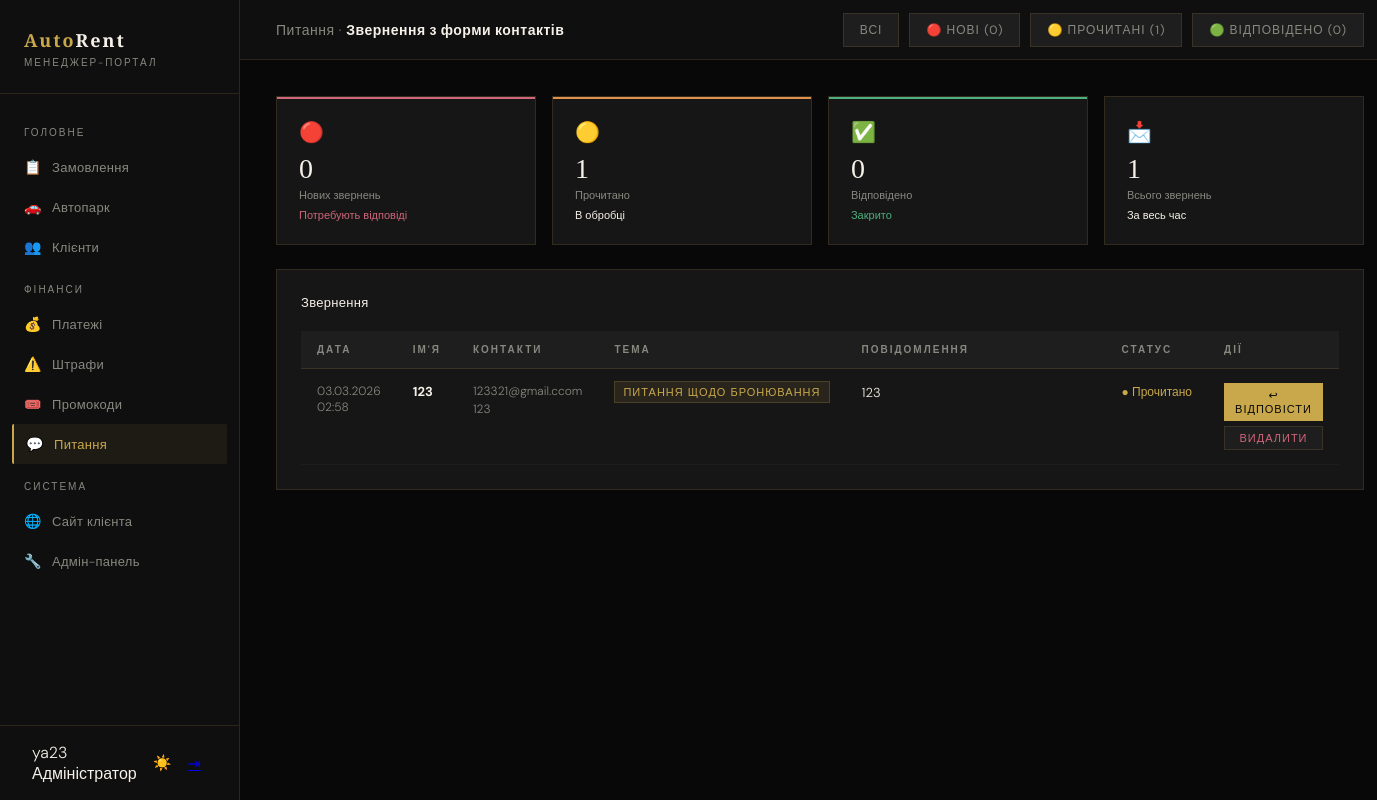
Page /manager/inquiries/ (signed in) on the earlier database version.
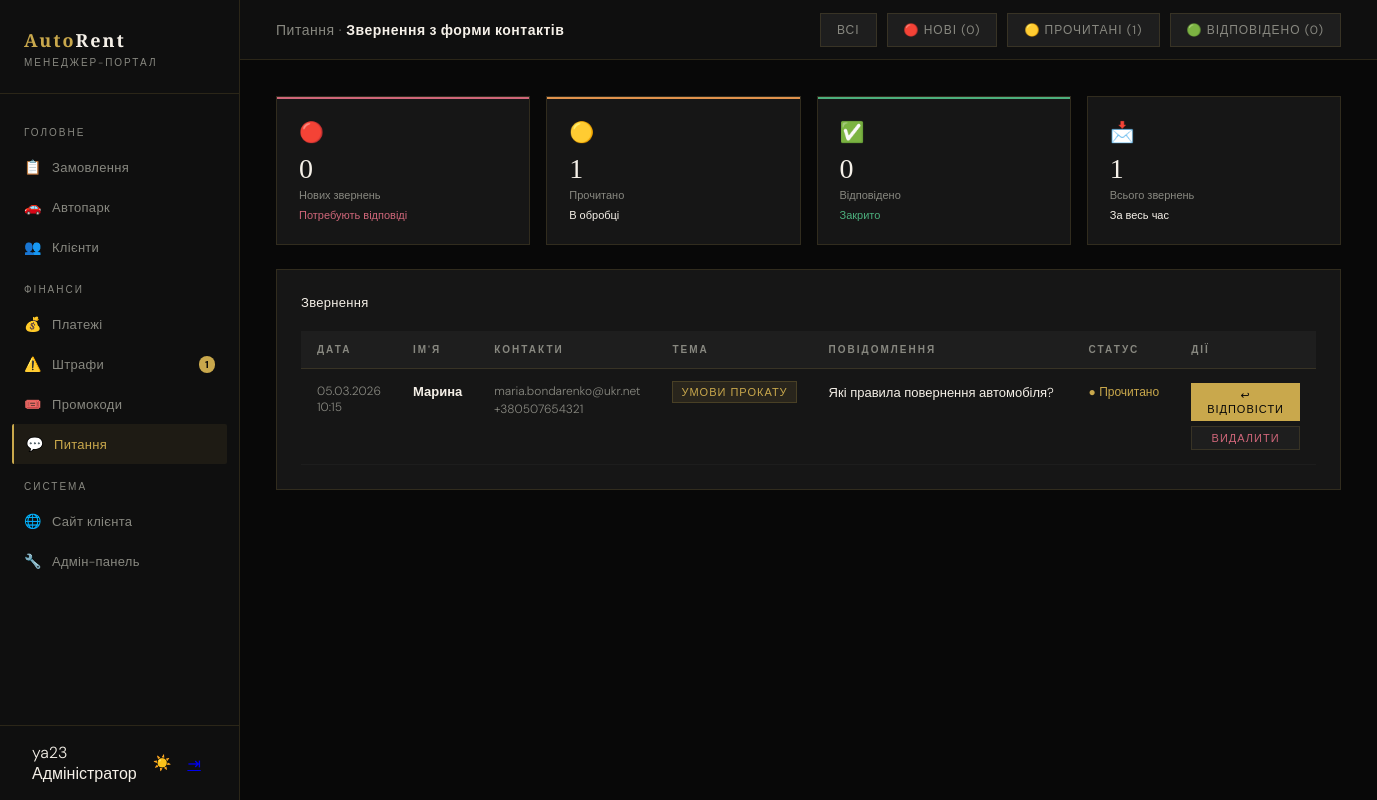
Same page on the later database version.
### core/models.py (models this page shows, shortened)
class ContactMessage(models.Model):
    STATUS = [('new','Нове'),('read','Прочитано'),('replied','Відповідено')]
    SUBJECTS = [
        ('booking', 'Питання щодо бронювання'),
        ('conditions', 'Умови прокату'),
        ('support', 'Технічна підтримка'),
        ('corporate', 'Корпоративне співробітництво'),
        ('other', 'Інше'),
    ]
    name       = models.CharField('Ім\'я', max_length=100)
    phone      = models.CharField('Телефон', max_length=30, blank=True)
    email      = models.EmailField('Email')
    subject    = models.CharField('Тема', max_length=20, choices=SUBJECTS, default='other')
    message    = models.TextField('Повідомлення')
    status     = models.CharField('Статус', max_length=10, choices=STATUS, default='new')
    created_at = models.DateTimeField('Дата', auto_now_add=True)
    reply      = models.TextField('Відповідь менеджера', blank=True)
    class Meta:
        verbose_name        = 'Повідомлення з форми'
        verbose_name_plural = 'Повідомлення з форми'
        ordering            = ['-created_at']

### manager_portal/views.py (the view, shortened to what this page needs)
# urls.py: path('inquiries/', views.inquiries, name='manager_inquiries'),
@login_required
@user_passes_test(is_manager)
def inquiries(request):
    status_filter = request.GET.get('status', '')
    qs = ContactMessage.objects.all()
    if status_filter:
        qs = qs.filter(status=status_filter)
    counts = {
        'new':     ContactMessage.objects.filter(status='new').count(),
        'read':    ContactMessage.objects.filter(status='read').count(),
        'replied': ContactMessage.objects.filter(status='replied').count(),
        'total':   ContactMessage.objects.count(),
    }
    return render(request, 'manager/inquiries.html', {'messages_list': qs, 'counts': counts, 'status_filter': status_filter})

### manager_portal/context_processors.py (called while the page is built)
def manager_context(request):
    if not request.user.is_authenticated or not request.user.is_staff:
        return {}
    return {
        'pending_count': Booking.objects.filter(status='pending').count(),
        'unpaid_fines':  Fine.objects.filter(status='unpaid').count(),
        'new_inquiries': ContactMessage.objects.filter(status='new').count(),
    }

### manager_portal/views.py (called while the page is built)
def is_manager(user):
    return user.is_authenticated and (user.is_staff or user.is_superuser)

### templates/manager/inquiries.html (shortened to what this page needs)
{% extends 'manager/base_manager.html' %}
{% block main_content %}
<div class="topbar">
  <div class="topbar-title">Питання · <strong>Звернення з форми контактів</strong></div>
  <div style="display:flex;gap:10px;">
    <button class="tb-btn" onclick="window.location='?'">Всі</button>
    <button class="tb-btn{% if status_filter == 'new' %} primary{% endif %}" onclick="window.location='?status=new'">🔴 Нові ({{ counts.new }})</button>
    <button class="tb-btn{% if status_filter == 'read' %} primary{% endif %}" onclick="window.location='?status=read'">🟡 Прочитані ({{ counts.read }})</button>
    <button class="tb-btn{% if status_filter == 'replied' %} primary{% endif %}" onclick="window.location='?status=replied'">🟢 Відповідено ({{ counts.replied }})</button>
  </div>
</div>
<div class="content">
  <div class="kpi-row">
    <div class="kpi-card red">
      <div class="kpi-icon">🔴</div>
      <div class="kpi-val">{{ counts.new }}</div>
      <div class="kpi-label">Нових звернень</div>
      <div class="kpi-delta down">Потребують відповіді</div>
    </div>
    <div class="kpi-card orange">
      <div class="kpi-icon">🟡</div>
      <div class="kpi-val">{{ counts.read }}</div>
      <div class="kpi-label">Прочитано</div>
      <div class="kpi-delta">В обробці</div>
    </div>
    <div class="kpi-card green">
      <div class="kpi-icon">✅</div>
      <div class="kpi-val">{{ counts.replied }}</div>
      <div class="kpi-label">Відповідено</div>
      <div class="kpi-delta up">Закрито</div>
    </div>
    <div class="kpi-card">
      <div class="kpi-icon">📩</div>
      <div class="kpi-val">{{ counts.total }}</div>
      <div class="kpi-label">Всього звернень</div>
      <div class="kpi-delta">За весь час</div>
    </div>
  </div>
  <div class="widget">
    <div class="widget-header">
      <div class="widget-title">Звернення</div>
    </div>
    {% if messages_list %}
    <div class="inq-wrap">
    <table class="inq-table">
      <thead>
        <tr>
          <th>Дата</th>
          <th>Ім'я</th>
          <th>Контакти</th>
          <th>Тема</th>
          <th style="min-width:260px;">Повідомлення</th>
          <th>Статус</th>
          <th>Дії</th>
        </tr>
      </thead>
      <tbody>
        {% for msg in messages_list %}
        <tr class="{% if msg.status == 'new' %}is-new{% elif msg.status == 'replied' %}is-replied{% endif %}">
          <td style="white-space:nowrap;font-size:12px;">{{ msg.created_at|date:"d.m.Y" }}<br><span style="color:var(--gray);">{{ msg.created_at|date:"H:i" }}</span></td>
          <td><strong style="color:var(--white);">{{ msg.name }}</strong></td>
          <td style="font-size:12px;">
            <div>{{ msg.email }}</div>
            {% if msg.phone %}<div style="color:var(--gray);margin-top:2px;">{{ msg.phone }}</div>{% endif %}
          </td>
          <td><span class="inq-subject">{{ msg.get_subject_display }}</span></td>
          <td>
            <div class="inq-msg">{{ msg.message }}</div>
          </td>
          <td>
            {% if msg.status == 'new' %}<span class="st-new">● Нове</span>
            {% elif msg.status == 'read' %}<span class="st-read">● Прочитано</span>
            {% else %}<span class="st-replied">● Відповідено</span>{% endif %}
          </td>
          <td>
            <div class="act-col">
              <button class="tb-btn primary" style="font-size:11px;padding:4px 10px;"
                onclick="openReply({{ msg.pk }}, '{{ msg.name|escapejs }}', '{{ msg.email|escapejs }}')">
                ↩ Відповісти
              </button>
              <form method="post" style="margin:0;" onsubmit="return confirm('Видалити?')">
                <button type="submit" class="tb-btn" style="font-size:11px;padding:4px 10px;color:#cf6679;width:100%;">Видалити</button>
              </form>
            </div>
          </td>
        </tr>
        {% endfor %}
      </tbody>
    </table>
    </div>
    {% else %}
    <div style="padding:48px;text-align:center;color:var(--gray);">
      <div style="font-size:40px;margin-bottom:12px;">📭</div>
      <div>Звернень не знайдено</div>
    </div>
    {% endif %}
  </div>
</div>
{% endblock %}

### templates/manager/base_manager.html (shortened to what this page needs)
{% load static %}<!DOCTYPE html>
<html lang="uk">
<head>
<link rel="stylesheet" href="{% static 'css/manager.css' %}?v=10">
</head>
<body>
<aside class="sidebar" id="mgrSidebar">
  <div class="sidebar-logo">
    <div class="logo-mark">Auto<span>Rent</span></div>
    <div class="logo-sub">Менеджер-портал</div>
  </div>
  <nav class="sidebar-nav">
    <div class="nav-section-label">Головне</div>
    <a class="nav-item {% if 'booking' in request.resolver_match.url_name|default:'' %}active{% endif %}" href="{% url 'manager_bookings' %}">
      <span class="nav-icon">📋</span> Замовлення
    </a>
    <a class="nav-item {% if request.resolver_match.url_name in 'manager_cars,manager_car_edit,manager_car_add' %}active{% endif %}" href="{% url 'manager_cars' %}">
      <span class="nav-icon">🚗</span> Автопарк
    </a>
    <a class="nav-item {% if 'client' in request.resolver_match.url_name|default:'' %}active{% endif %}" href="{% url 'manager_clients' %}">
      <span class="nav-icon">👥</span> Клієнти
    </a>
    <div class="nav-section-label">Фінанси</div>
    <a class="nav-item {% if request.resolver_match.url_name == 'manager_payments' %}active{% endif %}" href="{% url 'manager_payments' %}">
      <span class="nav-icon">💰</span> Платежі
    </a>
    <a class="nav-item {% if 'fine' in request.resolver_match.url_name|default:'' %}active{% endif %}" href="{% url 'manager_fines' %}">
      <span class="nav-icon">⚠️</span> Штрафи
      {% if unpaid_fines %}<span class="nav-badge">{{ unpaid_fines }}</span>{% endif %}
    </a>
    <a class="nav-item {% if request.resolver_match.url_name == 'manager_promos' %}active{% endif %}" href="{% url 'manager_promos' %}">
      <span class="nav-icon">🎟️</span> Промокоди
    </a>
    <a class="nav-item {% if request.resolver_match.url_name == 'manager_inquiries' %}active{% endif %}" href="{% url 'manager_inquiries' %}">
      <span class="nav-icon">💬</span> Питання
    </a>
    <div class="nav-section-label">Система</div>
    <a class="nav-item" href="{% url 'index' %}">
      <span class="nav-icon">🌐</span> Сайт клієнта
    </a>
    <a class="nav-item" href="/admin/">
      <span class="nav-icon">🔧</span> Адмін-панель
    </a>
  </nav>
  <div class="sidebar-user">
    <div>
      <div class="user-name">{{ user.get_full_name|default:user.username }}</div>
      <div class="user-role">{% if user.is_superuser %}Адміністратор{% else %}Менеджер{% endif %}</div>
    </div>
    <button onclick="toggleManagerTheme()" class="user-logout theme-toggle-mgr" id="themeToggleMgr" title="Змінити тему" style="font-size:15px;background:none;border:none;color:var(--gray);cursor:pointer;transition:color .2s;padding:4px;">☀️</button>
    <a href="{% url 'logout' %}" class="user-logout" title="Вийти">⇥</a>
  </div>
</aside>
<div class="main-content">
  {% block main_content %}{% endblock %}
</div>
</body>
</html>

Differences in the rows shown:
removed ContactMessage: created_at "03.03.2026", created_at "02:58", name "123", email "123321@gmail.ccom", phone "123", subject "ПИТАННЯ ЩОДО БРОНЮВАННЯ", message "123", status "● Прочитано"
added ContactMessage: created_at "05.03.2026", created_at "10:15", name "Марина", email "maria.bondarenko@ukr.net", phone "+380507654321", subject "УМОВИ ПРОКАТУ", message "Які правила повернення автомобіля?", status "● Прочитано"
Other differences:
{{ unpaid_fines }}: (not shown) → "1"
